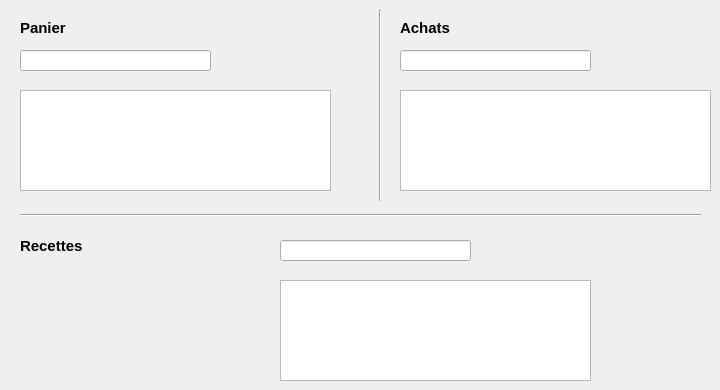
    <widget class="QWidget" name="tab_4">
     <attribute name="title">
      <string>Recherche</string>
     </attribute>
     <widget class="Line" name="line_7">
      <property name="geometry">
       <rect>
        <x>20</x>
        <y>200</y>
        <width>681</width>
        <height>31</height>
       </rect>
      </property>
      <property name="orientation">
       <enum>Qt::Horizontal</enum>
      </property>
     </widget>
     <widget class="QLabel" name="label_17">
      <property name="geometry">
       <rect>
        <x>20</x>
        <y>20</y>
        <width>81</width>
        <height>16</height>
       </rect>
      </property>
      <property name="font">
       <font>
        <pointsize>11</pointsize>
        <weight>75</weight>
        <bold>true</bold>
       </font>
      </property>
      <property name="text">
       <string>Panier</string>
      </property>
     </widget>
     <widget class="QLabel" name="label_18">
      <property name="geometry">
       <rect>
        <x>400</x>
        <y>20</y>
        <width>81</width>
        <height>16</height>
       </rect>
      </property>
      <property name="font">
       <font>
        <pointsize>11</pointsize>
        <weight>75</weight>
        <bold>true</bold>
       </font>
      </property>
      <property name="text">
       <string>Achats</string>
      </property>
     </widget>
     <widget class="Line" name="line_8">
      <property name="geometry">
       <rect>
        <x>370</x>
        <y>10</y>
        <width>20</width>
        <height>191</height>
       </rect>
      </property>
      <property name="orientation">
       <enum>Qt::Vertical</enum>
      </property>
     </widget>
     <widget class="QLabel" name="label_23">
      <property name="geometry">
       <rect>
        <x>20</x>
        <y>230</y>
        <width>241</width>
        <height>31</height>
       </rect>
      </property>
      <property name="font">
       <font>
        <pointsize>11</pointsize>
        <weight>75</weight>
        <bold>true</bold>
       </font>
      </property>
      <property name="text">
       <string>Recettes</string>
      </property>
     </widget>
     <widget class="QLineEdit" name="recherche1">
      <property name="geometry">
       <rect>
        <x>20</x>
        <y>50</y>
        <width>191</width>
        <height>21</height>
       </rect>
      </property>
     </widget>
     <widget class="QLineEdit" name="recherche2">
      <property name="geometry">
       <rect>
        <x>400</x>
        <y>50</y>
        <width>191</width>
        <height>21</height>
       </rect>
      </property>
     </widget>
     <widget class="QLineEdit" name="recherche3">
      <property name="geometry">
       <rect>
        <x>280</x>
        <y>240</y>
        <width>191</width>
        <height>21</height>
       </rect>
      </property>
     </widget>
     <widget class="QTableView" name="rtabp">
      <property name="geometry">
       <rect>
        <x>20</x>
        <y>90</y>
        <width>311</width>
        <height>101</height>
       </rect>
      </property>
     </widget>
     <widget class="QTableView" name="rtaba">
      <property name="geometry">
       <rect>
        <x>400</x>
        <y>90</y>
        <width>311</width>
        <height>101</height>
       </rect>
      </property>
     </widget>
     <widget class="QTableView" name="rtabr">
      <property name="geometry">
       <rect>
        <x>280</x>
        <y>280</y>
        <width>311</width>
        <height>101</height>
       </rect>
      </property>
     </widget>
    </widget>
